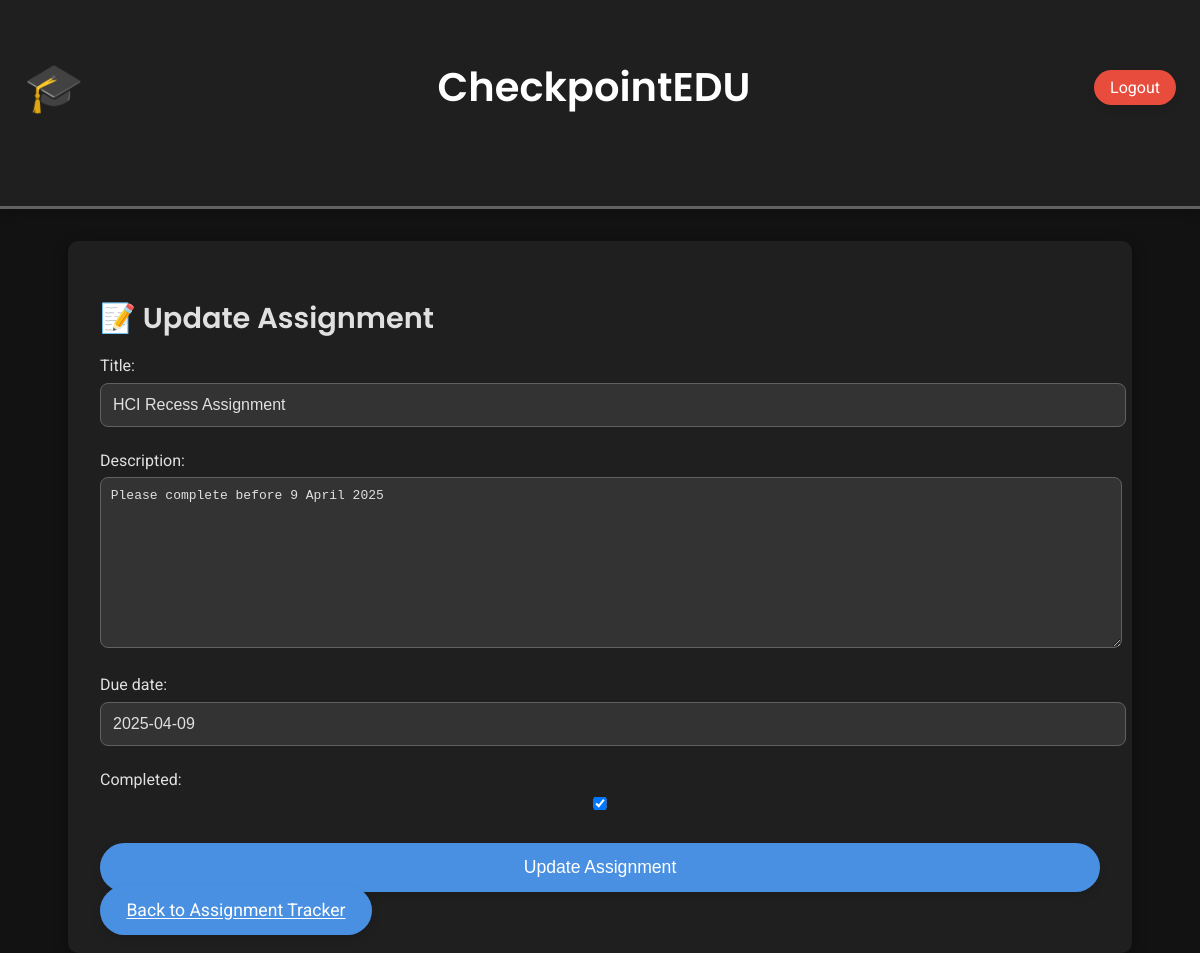
/assignments/update/2/ (signed in), run on the app's committed database.
### statboost/models.py (models this page shows, shortened)
class Assignment(models.Model):
    user = models.ForeignKey(User, on_delete=models.CASCADE)
    title = models.CharField(max_length=200)
    description = models.TextField()
    due_date = models.DateField()
    completed = models.BooleanField(default=False)

### statboost/views.py (the view)
# urls.py: path('assignments/update/<int:assignment_id>/', views.update_assignment, name='update_assignment'),
@login_required
def update_assignment(request, assignment_id):
    assignment = get_object_or_404(Assignment, id=assignment_id)
    if request.method == 'POST':
        form = AssignmentForm(request.POST, instance=assignment)
        if form.is_valid():
            form.save()
            return redirect('assignment_tracker')
    else:
        form = AssignmentForm(instance=assignment)
    return render(request, 'update_assignment.html', {'form': form})

### statboost/forms.py
class AssignmentForm(forms.ModelForm):
    class Meta:
        model = Assignment
        fields = ['title', 'description', 'due_date', 'completed']  # Ensure 'description' is included in the form

### statboost/templates/update_assignment.html (shortened to what this page needs)
{% extends 'base.html' %}
{% block content %}
<h2>📝 Update Assignment</h2>
<form method="POST">
    {{ form.as_p }}
    <button class="btn">Update Assignment</button>
</form>
<a href="{% url 'assignment_tracker' %}" class="btn">Back to Assignment Tracker</a>
{% endblock %}

### statboost/templates/base.html (style rules this page uses)
body { font-family: 'Roboto', sans-serif; margin: 0; padding: 0; background-color: #121212; color: #E0E0E0; animation: fadeIn 0.8s ease-in-out; }
input, select, button, textarea { padding: 0.75em; margin: 0.5em 0; width: 100%; border-radius: 8px; border: 1px solid #616161; font-size: 1em; background-color: #333333; color: #E0E0E0; transition: all 0.3s ease-in-out; }
.btn, .btn-go-planner { background-color: #4A90E2; color: white; border: none; cursor: pointer; transition: background-color 0.3s ease, transform 0.3s ease; padding: 0.8em 1.5em; font-size: 1.1em; border-radius: 25px; box-shadow: 0 4px 10px rgba(0, 0, 0, 0.1); }
h2 { font-family: 'Poppins', sans-serif; font-weight: 600; font-size: 1.8em; color: #E0E0E0; margin-bottom: 0.5em; }

### data on the page
Assignment: title "HCI Recess Assignment", description "Please complete before 9 April 2025", due_date "2025-04-09", completed "☑"
